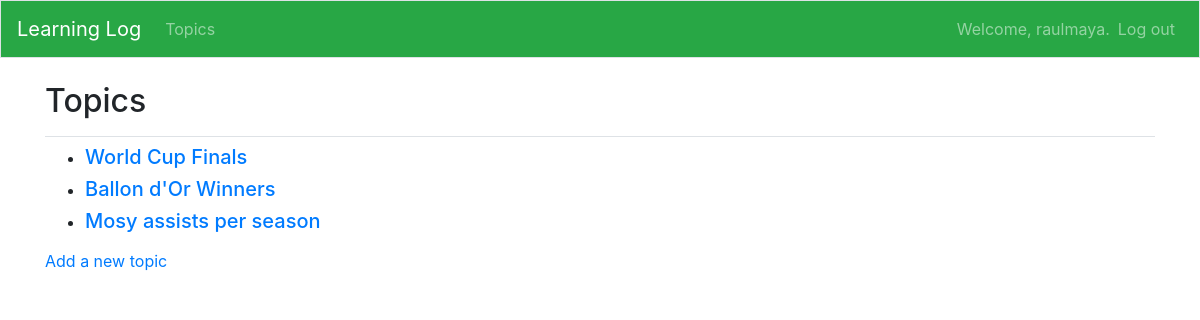
Page /topics (signed in) on the committed database.
### learning_logs/models.py (models this page shows)
class Topic(models.Model):
    text = models.CharField(max_length=100)
    date_added = models.DateTimeField(auto_now_add=True)
    owner = models.ForeignKey(User, on_delete=models.CASCADE)
    def __str__(self):
        return self.text

### learning_logs/views.py (the view)
# urls.py: path('topics', views.topics, name='topics'),
@login_required
def topics(request):
    topics = Topic.objects.filter(owner=request.user).order_by('date_added')
    context = {'topics': topics}
    return render(request, 'learning_logs/topics.html', context)

### learning_logs/templates/learning_logs/topics.html
{% extends "learning_logs/base.html" %}
{% block page_header %}
<h2>Topics</h2>
{% endblock page_header %}
{% block content %}
<ul>
    {% for topic in topics %}
    <li><h5>
        <a href="{% url 'learning_logs:topic' topic.id %}">{{ topic }}</a>
    </h5></li>
    {% empty %}
    <li><h5>No topics have been added yet.</h5></li>
    {% endfor %}
</ul>
<p><a href="{% url 'learning_logs:new_topic' %}">Add a new topic</a></p>
{% endblock content %}

### learning_logs/templates/learning_logs/base.html (shortened to what this page needs)
{% load bootstrap4 %}
{% load static %}
<!doctype html>
<html lang="en">
    <head>
        {% bootstrap_css %}
    </head>
    <body>
        <nav class="navbar navbar-expand-md navbar-dark bg-success mb-4 border">
            <a class="navbar-brand" href="{% url 'learning_logs:index' %}">
                Learning Log</a>
            <div class="collapse navbar-collapse" id="navbarCollapse">
                <ul class="navbar-nav mr-auto">
                    <li class="nav-item">
                        <a class="nav-link" href="{% url 'learning_logs:topics' %}">
                            Topics</a>
                    </li>
                </ul>
                <ul class="navbar-nav ml-auto">
                    {% if user.is_authenticated %}
                    <li class="nav-item">
                        <span class="navbar-text">Welcome, {{ user.username }}.</span>
                    </li>
                    <li class="nav-item">
                        <a class="nav-link" href="{% url 'users:logout' %}">Log out</a>
                    </li>
                    {% endif %}
                </ul>
            </div>
        </nav>
        <main role="main" class="container">
            <div class="pb-2 mb-2 border-bottom">
                {% block page_header %}{% endblock page_header %}
            </div>
            <div>
                {% block content %}{% endblock content %}
            </div>
        </main>
    </body>
</html>

### rows in the picture
Topic: text "World Cup Finals"
Topic: text "Ballon d'Or Winners"
Topic: text "Mosy assists per season"

### other values in the picture
{{ user.username }} "raulmaya"
